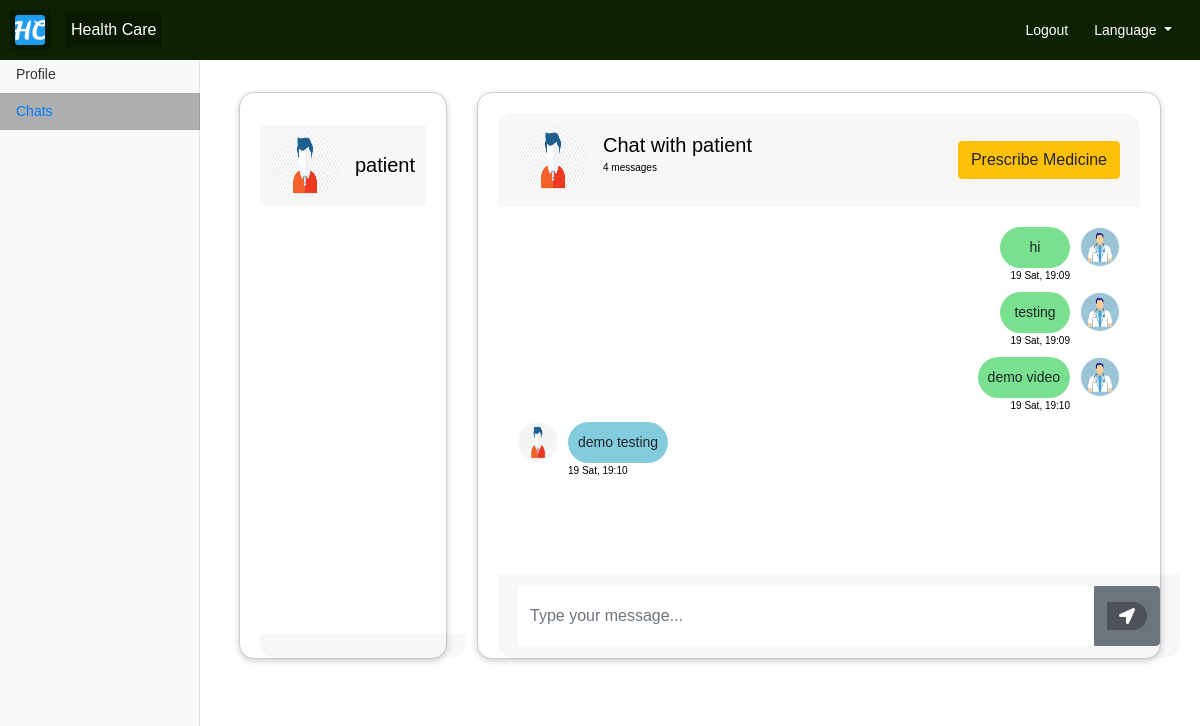
Screenshot of /patient/chat/ (signed in) with the database file from the repository.
### patient/models.py (models this page shows)
class Thread(models.Model):
    first_person = models.ForeignKey(User, on_delete=models.CASCADE, null=True, blank=True, related_name='thread_first_person')
    second_person = models.ForeignKey(User, on_delete=models.CASCADE, null=True, blank=True,
                                     related_name='thread_second_person')
    updated = models.DateTimeField(auto_now=True)
    timestamp = models.DateTimeField(auto_now_add=True)
    objects = ThreadManager()
    class Meta:
        unique_together = ['first_person', 'second_person']

class ChatMessage(models.Model):
    thread = models.ForeignKey(Thread, null=True, blank=True, on_delete=models.CASCADE, related_name='chatmessage_thread')
    user = models.ForeignKey(User, on_delete=models.CASCADE)
    message = models.TextField()
    timestamp = models.DateTimeField(auto_now_add=True)

### patient/views.py (the view)
# urls.py: path("chat/", views.chat, name="patient_doctor_chat"),
def chat(request):
    threads = Thread.objects.by_user(user=request.user).prefetch_related('chatmessage_thread').order_by('timestamp')
    context = {
        'Threads': threads,
        'disp':"chat"
    }
    return render(request, "patient/messages.html", context)

### templates/patient/messages.html (shortened to what this page needs)
{% extends 'base.html' %}
{% load static %}
{% load i18n %}
{% block content %}
<link rel="stylesheet" href="{% static 'css/messages.css' %}">
<link rel="stylesheet" href="{% static 'css/style.css' %}">
{% if Threads %}
<div class="container-fluid h-100">
    <div class="row justify-content-center h-100 ">
        <div class="col-md-4 col-xl-3 chat h-100 mt-4">
            <div class="card mb-sm-3 mb-md-0 contacts_card">
            <div class="card-body contacts_body">
                <ui class="contacts">
                    {% for thread in Threads %}
                        <li class="{% if forloop.first %}first-active{% endif %} contact-li" chat-id="chat_{{ thread.id }}" style="cursor: pointer">
                            <div class="d-flex bd-highlight">
                                {% if user.patient %}
                                <div class="img_cont">
                                    <img src="{% static 'images/doctor.avif' %}" class="rounded-circle user_img">
                                </div>
                                {% else %}
                                <div class="img_cont">
                                    <img src="{% static 'images/patient.png' %}" class="rounded-circle user_img">
                                </div>
                                {% endif %}
                                <div class="user_info">
                                    {% if thread.first_person == user %}
                                        <span>{{ thread.second_person.username }}</span>
                                    {% else %}
                                        <span>{{ thread.first_person.username }}</span>
                                    {% endif %}
                                </div>
                            </div>
                        </li>
                    {% endfor %}
                </ui>
                <div class="card-footer"></div>
            </div>
        </div></div>
        <div class="col-md-8 col-xl-9 chat h-100 mt-4">
            <div class="card">
                {% for thread in Threads %}
                    <div class="messages-wrapper  {% if forloop.first %}hide is_active{% else %}hide{% endif %}" chat-id="chat_{{ thread.id }}" other-user-id="
                                {% if thread.first_person == user %}
                                    {{ thread.second_person.id }}
                                {% else %}
                                    {{ thread.first_person.id }}
                                {% endif %}
                            ">
                            <div class="left-right-container card-header">
                        <div class="msg_head">
                            <div class="d-flex bd-highlight">
                                {% if user.doctor %}
                                <div class="img_cont">
                                    <img src="{% static 'images/patient.png' %}" class="rounded-circle user_img">
                                </div>
                                {% else %}
                                <div class="img_cont">
                                    <img src="{% static 'images/doctor.avif' %}" class="rounded-circle user_img">
                                </div>
                                {% endif %}
                                <div class="user_info">
                                          {% if thread.first_person == user %}
                                            <span>Chat with {{ thread.second_person.username }}</span>
                                          {% else %}
                                            <span>Chat with {{ thread.first_person.username }}</span>
                                          {% endif %}
                                    <p>{{ thread.chatmessage_thread.all.count }} messages</p>
                            </div>
                            </div>
                        </div>
                        {% if user.doctor %}
                            <a class="btn btn-warning" href="{% url 'doctor_prescribe_medicine' thread.first_person.id %}">Prescribe Medicine</a>
                        {% endif %}
                        </div>
                        <div class="card-body msg_card_body">
                            {% for chat in thread.chatmessage_thread.all %}
                                {% if chat.user == user %}
                                    <div class="d-flex mb-4 replied">
                                        <div class="msg_cotainer_send">
                                            {{ chat.message }}
                                            <span class="msg_time_send">{{ chat.timestamp|date:"d D" }}, {{ chat.timestamp|time:"H:i" }}</span>
                                        </div>
                                        {% if user.doctor %}
                                    <div class="img_cont_msg">
                                        <img src="{% static 'images/doctor.avif' %}" class="rounded-circle user_img_msg">
                                    </div>
                                    {% else %}
                                    <div class="img_cont_msg">
                                        <img src="{% static 'images/patient.png' %}" class="rounded-circle user_img_msg">
                                    </div>
                                    {% endif %}
                                </div>
                                {% else %}
                                    <div class="d-flex mb-4 received">
                                        {% if user.doctor %}
                                    <div class="img_cont_msg">
                                        <img src="{% static 'images/patient.png' %}" class="rounded-circle user_img_msg">
                                    </div>
                                    {% else %}
                                    <div class="img_cont_msg">
                                        <img src="{% static 'images/doctor.avif' %}" class="rounded-circle user_img_msg">
                                    </div>
                                    {% endif %}
                                    <div class="msg_cotainer">
                                        {{ chat.message }}
                                        <span class="msg_time">{{ chat.timestamp|date:"d D" }}, {{ chat.timestamp|time:"H:i" }}</span>
                                    </div>
                                </div>
                                {% endif %}
                            {% endfor %}
                        </div>
                    </div>
                {% endfor %}
                <div class="card-footer">
                        <form id="send-message-form">
                            <div class="input-group">
                                <input type="text" name="" id="input-message" class="form-control type_msg" placeholder="Type your message...">
                                <div class="input-group-append">
                                    <button class="btn btn-secondary" type="submit">
                                        <span class="input-group-text send_btn">
                                            <i class="fas fa-location-arrow"></i>
                                        </span>
                                    </button>
                                </div>
                        </div>
                        </form>
                    </div>
            </div>
        </div>
    </div>
</div>
{% else %}
No Chats Yet.
{% endif %}
{% endblock %}

### templates/base.html (shortened to what this page needs)
<!DOCTYPE html>
<html>
  {% load i18n %}
<head>
    {% load static %}
    <link
      rel="stylesheet"
      href="{%static 'css/style.css'%}"
      type="text/css"
      media="screen"
    />
    <link rel="stylesheet" href="https://maxcdn.bootstrapcdn.com/bootstrap/4.5.2/css/bootstrap.min.css">
  <link rel="stylesheet" href="https://cdn.jsdelivr.net/npm/bootstrap-select@1.13.14/dist/css/bootstrap-select.min.css">
<link rel="stylesheet" href="https://stackpath.bootstrapcdn.com/bootstrap/4.1.3/css/bootstrap.min.css">
<link rel="stylesheet" href="https://use.fontawesome.com/releases/v5.5.0/css/all.css">
<link rel="stylesheet" type="text/css" href="https://cdnjs.cloudflare.com/ajax/libs/malihu-custom-scrollbar-plugin/3.1.5/jquery.mCustomScrollbar.min.css">
</head>
<body>
  <nav class="navbar navbar-expand-lg navbar-dark fixed-top" style="background-color: rgba(13,34,1,255);">
    <a class="navbar-brand" href="{% url 'home' %}"><img href="{% url 'home' %}" style="width: 30px; height:30px" src="{% static 'images/favicon.ico' %}" ></a>
    <a class="navbar-brand" href="{% url 'home' %}">{% trans "Health Care" %}</a>
    <div class="collapse navbar-collapse" id="navbarNav">
      <ul class="navbar-nav ml-auto">
        {% if user.is_authenticated %}
        <li class="nav-item">
          <a class="nav-link" style="color:#fff;" href="{% url 'logout' %}">{% trans "Logout" %}</a>
        </li>
        <li class="nav-item dropdown">
          <a class="nav-link dropdown-toggle" style="color:#fff;" href="#" id="profileDropdown" role="button" data-toggle="dropdown" aria-haspopup="true" aria-expanded="false">
            {% trans "Language" %}
          </a>
        </li>
        {% endif %}
      </ul>
    </div>
  </nav>
  {% if user.is_authenticated %}
  <div class="container-fluid">
    <div class="row">
      {% include 'partials/_sidebar.html' %}
      <main role="main" class="col-md-9 ml-sm-auto col-lg-10 px-4">
      {% endif %}
      {% block content %}
      {% endblock %}
    {% if user.is_authenticated %}
    </main>
    </div>
    </div>
    {% endif %}
</body>
</html>

### templates/partials/_sidebar.html (shortened to what this page needs)
{% load static %}
{% load i18n %}
<link
      rel="stylesheet"
      href="{%static 'css/dashboard.css'%}"
      type="text/css"
      media="screen"
    />
{% if user.patient %}
<nav class="col-md-2 d-none d-md-block bg-light sidebar">
  <div class="sidebar-sticky">
    <ul class="nav flex-column">
      <li class="nav-item">
        <a class="nav-link {% if disp == 'profile' %} active {% endif %}" href="{% url 'patient_profile' %}">
          <span data-feather="home"></span>
          {% trans "Profile" %} <span class="sr-only">(current)</span>
        </a>
      </li>
      <li class="nav-item">
        <a class="nav-link {% if disp == 'search_doctor' %} active {% endif %}" href="{% url 'patient_search_doctor' %}">
          {% trans "Search Doctor" %}
        </a>
      </li>
      <li class="nav-item">
        <a class="nav-link {% if disp == 'chat' %} active {% endif %}" href="{% url 'patient_doctor_chat' %}">
          {% trans "Chats" %}
        </a>
      </li>
      {% comment %} <li class="nav-item">
        <a class="nav-link" href="">
          {% trans "Physical Activity" %}
        </a>
      </li> {% endcomment %}
    </ul>
    <h6
      class="sidebar-heading d-flex justify-content-between align-items-center px-3 mt-4 mb-1 text-muted"
    >
      <span>{% trans "Reports" %}</span>
      <a
        class="d-flex align-items-center text-muted"
        href="#"
        aria-label="Add a new report"
      >
        <span data-feather="plus-circle"></span>
      </a>
    </h6>
    <ul class="nav flex-column mb-2">
      <li class="nav-item">
        <a class="nav-link {% if disp == 'report_list' %} active {% endif %}" href="{% url 'patient_report_list' %}">
          {% trans "Report List" %}
        </a>
      </li>
      <li class="nav-item">
        <a class="nav-link {% if disp == 'report_upload' %} active {% endif %}" href="{% url 'patient_report_upload' %}">
          <span data-feather="file-text"></span>
          {% trans "Upload Report" %}
        </a>
      </li>
    </ul>
    {% comment %} <h6
      class="sidebar-heading d-flex justify-content-between align-items-center px-3 mt-4 mb-1 text-muted"
    >
      <span>Settings</span>
      <a
        class="d-flex align-items-center text-muted"
        href="#"
        aria-label="Add a new report"
      >
        <span data-feather="plus-circle"></span>
      </a>
    </h6>
    <ul class="nav flex-column mb-2">
      <li class="nav-item">
        <a class="nav-link" href="">
          General
        </a>
      </li>
      <li class="nav-item">
        <a class="nav-link" href="#">
          <span data-feather="file-text"></span>
          Account
        </a>
      </li>
    </ul> {% endcomment %}
  </div>
</nav>
{% elif user.doctor %}
<nav class="col-md-2 d-none d-md-block bg-light sidebar">
  <div class="sidebar-sticky">
    <ul class="nav flex-column">
      <li class="nav-item">
        <a class="nav-link {% if disp == 'profile' %} active {% endif %}" href="{% url 'doctor_profile' %}">
          {% trans "Profile" %} <span class="sr-only">(current)</span>
        </a>
      </li>
      <li class="nav-item">
        <a class="nav-link {% if disp == 'chat' %} active {% endif %}" href="{% url 'patient_doctor_chat' %}">
          {% trans "Chats" %}
        </a>
      </li>
    </ul>
  </div>
</nav>
{% endif %}

### rows the page displays
Thread: first_person.username "patient", chatmessage_thread.all.count "4"
ChatMessage: message "hi", timestamp "19 Sat", timestamp "19:09"
ChatMessage: message "testing", timestamp "19 Sat", timestamp "19:09"
ChatMessage: message "demo video", timestamp "19 Sat", timestamp "19:10"
ChatMessage: message "demo testing", timestamp "19 Sat", timestamp "19:10"
